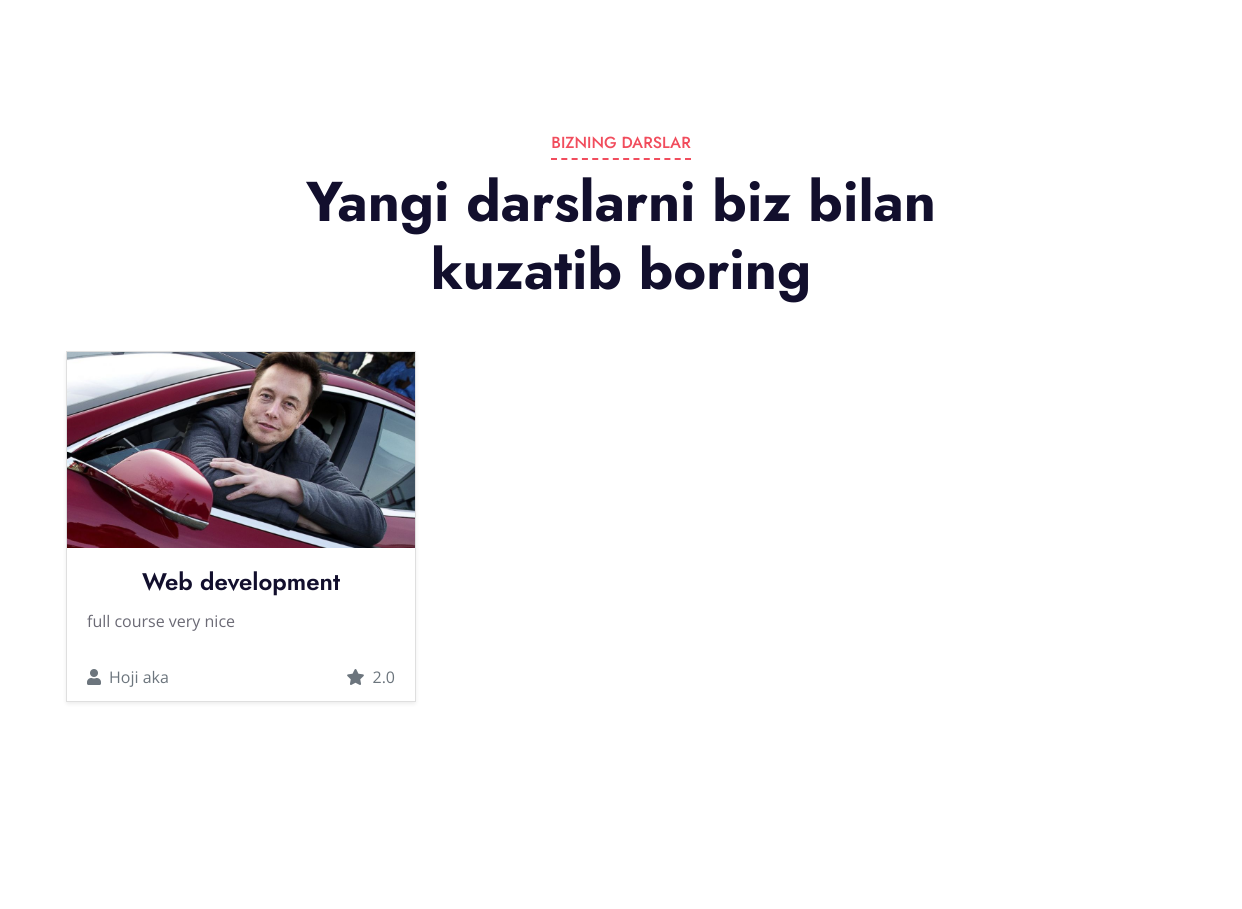
/course/ (middle part), run on an earlier commit of the app's database.
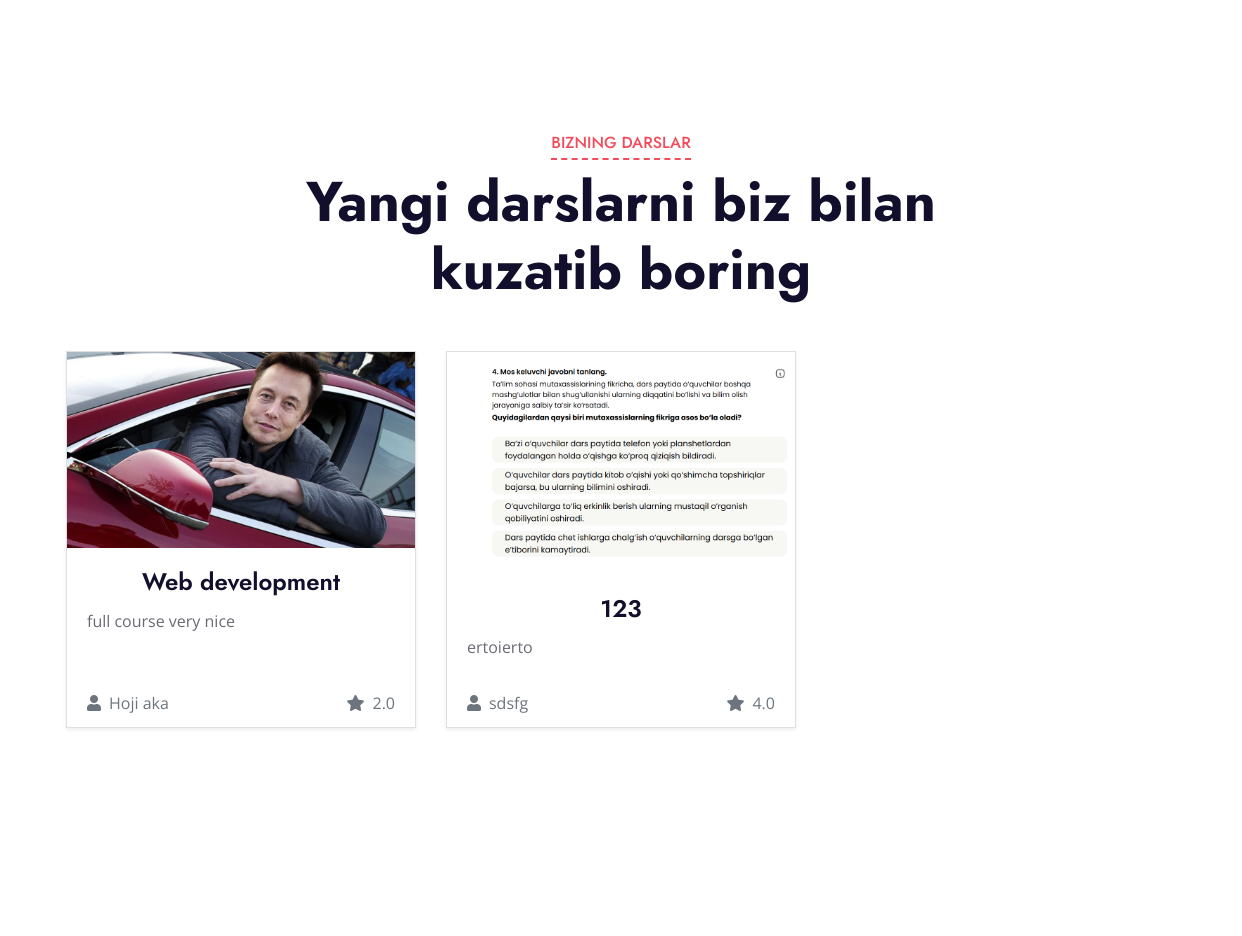
And on a later commit of the database.
### users/models.py (models this page shows, shortened)
class Course(models.Model):
    title = models.CharField(max_length=200)
    description = models.TextField()
    instructor = models.CharField(max_length=100)
    rating = models.FloatField()
    image = models.ImageField(upload_to='courses/')
    created_at = models.DateTimeField(auto_now_add=True)
    enrolled_users = models.ManyToManyField(User, related_name='my_courses', blank=True)

### users/views.py (the view)
# urls.py: path('course/', views.course_list, name='course'),
def course_list(request):
    query = request.GET.get('q', '').strip()  # Get the search query and strip extra spaces
    if query:
        courses = Course.objects.filter(title__icontains=query)  # Filter courses by title
        print(f"Search Query: {query}, Results: {courses}")  # Debugging
    else:
        courses = Course.objects.all()  # Show all courses if no query
    return render(request, 'course.html', {'courses': courses, 'query': query})

### users/templates/course.html (shortened to what this page needs)
{% load static %}
<!DOCTYPE html>
<html lang="en">
<head>
    <link href="https://cdnjs.cloudflare.com/ajax/libs/font-awesome/5.10.0/css/all.min.css" rel="stylesheet">
    <link href="{% static 'lib/owlcarousel/assets/owl.carousel.min.css' %}" rel="stylesheet">
    <link href="{% static 'css/style.css' %}" rel="stylesheet">
</head>
<body>
    <div class="container-fluid py-5">
        <div class="container py-5">
            <div class="row mx-0 justify-content-center">
                <div class="col-lg-8">
                    <div class="section-title text-center position-relative mb-5">
                        <h6 class="d-inline-block position-relative text-secondary text-uppercase pb-2">Bizning darslar</h6>
                        <h1 class="display-4">Yangi darslarni biz bilan kuzatib boring</h1>
                    </div>
                </div>
            </div>
            <div class="row">
                {% for course in courses %}
                <div class="col-lg-4 col-md-6 pb-4">
                    <div class="card h-100 shadow-sm">
                        <a href="{% url 'course_detail' course.pk %}">
                            <img class="card-img-top" src="{{ course.image.url }}" alt="{{ course.title }}">
                        </a>
                        <div class="card-body">
                            <h4 class="card-title text-center">
                                <a href="{% url 'course_detail' course.pk %}" class="text-dark">{{ course.title }}</a>
                            </h4>
                            <p class="card-text">{{ course.description|truncatewords:15 }}</p>
                        </div>
                        <div class="card-footer bg-white border-0">
                            <div class="d-flex justify-content-between">
                                <span class="text-muted"><i class="fa fa-user mr-2"></i>{{ course.instructor }}</span>
                                <span class="text-muted"><i class="fa fa-star mr-2"></i>{{ course.rating }}</span>
                            </div>
                        </div>
                    </div>
                </div>
                {% empty %}
                <p>No courses available.</p>
                {% endfor %}
            </div>
        </div>
    </div>
</body>
</html>

What changed in the data, as far as the page shows it:
added Course: image (picture), title "123", description "ertoierto", instructor "sdsfg", rating "4.0"
